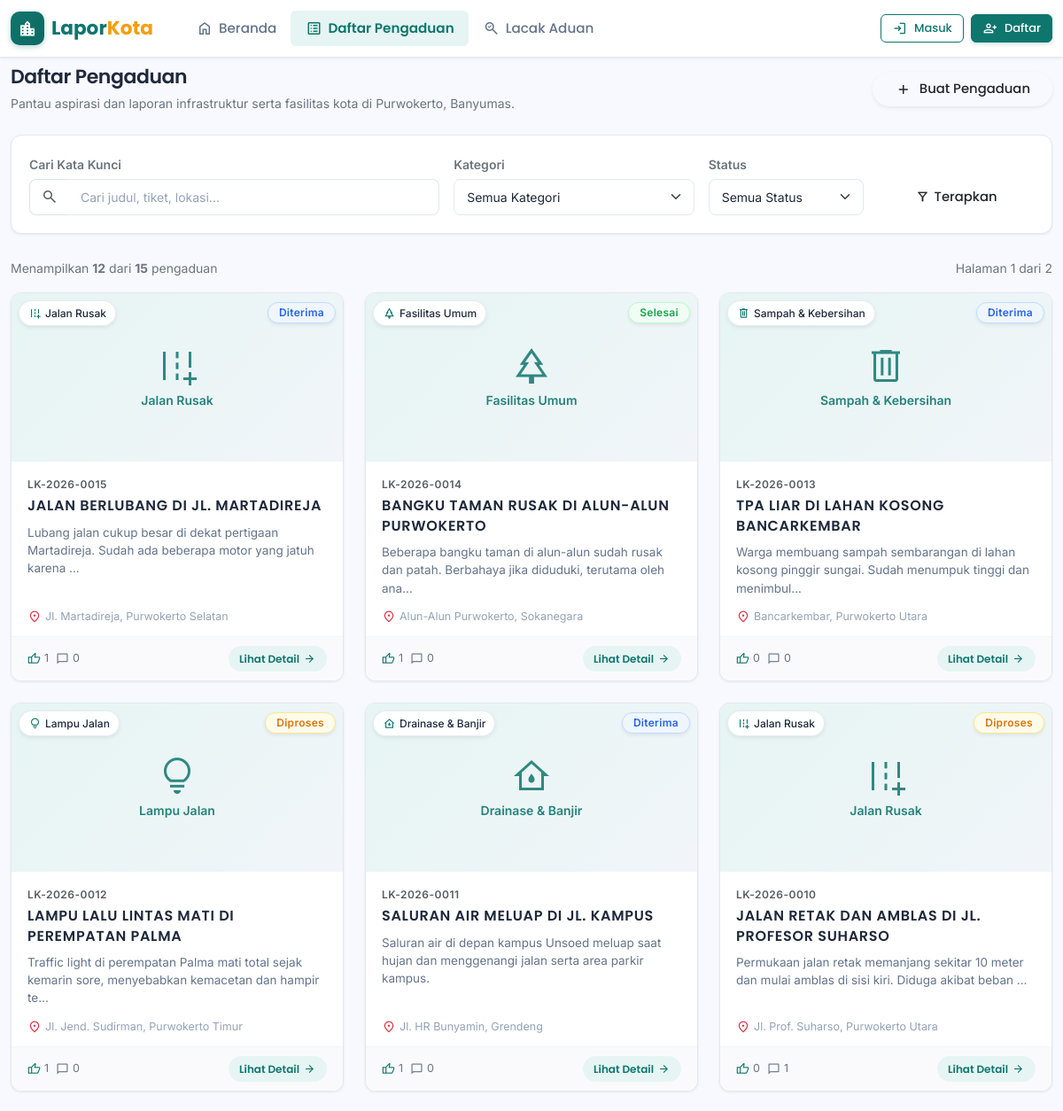
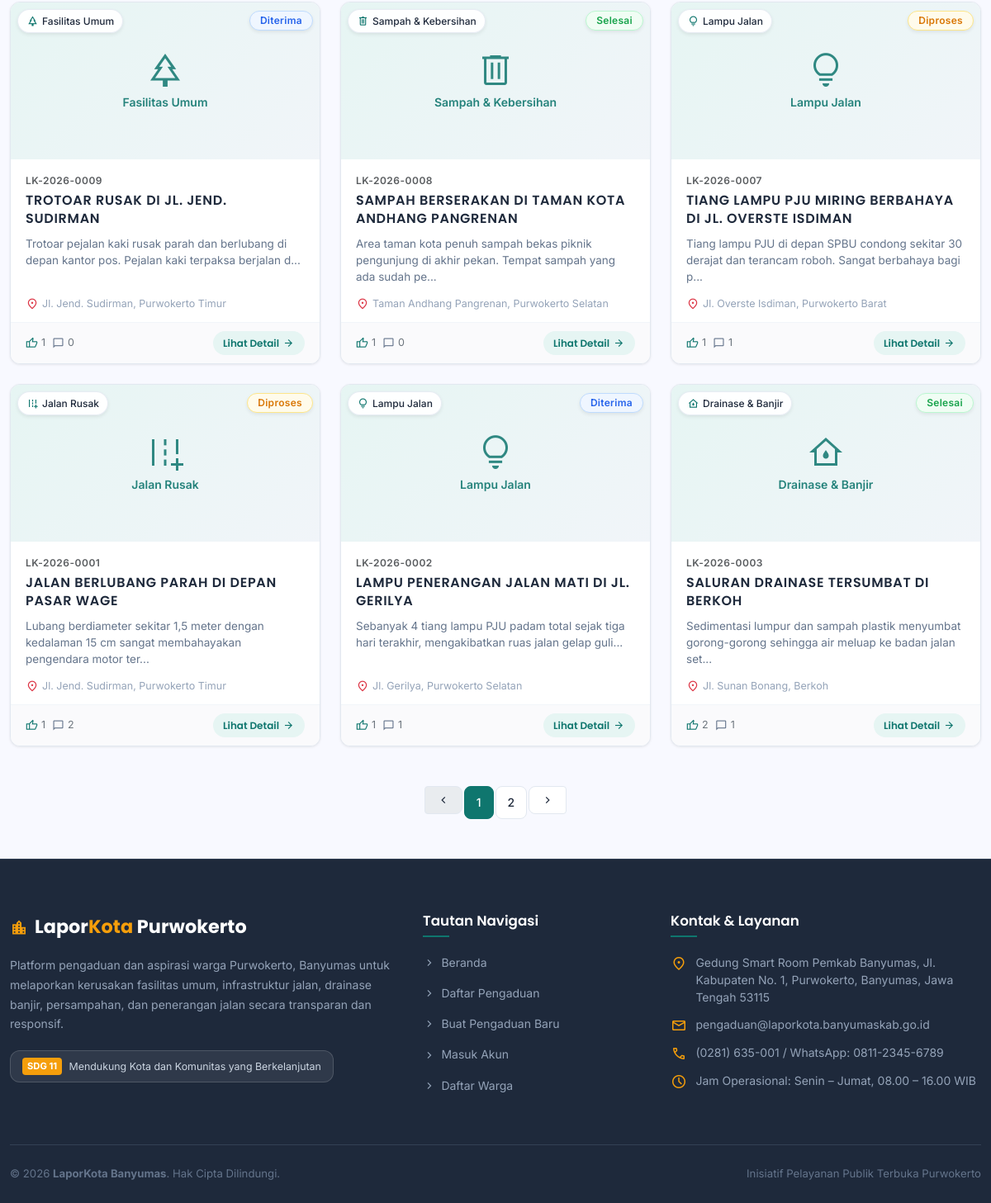
The page /user/complaint_list.php on the database its author committed (2 pictures, top to bottom).
### tables this page shows
CREATE TABLE complaints (
    id              INT AUTO_INCREMENT PRIMARY KEY,
    user_id         INT           NOT NULL,
    category_id     INT           NOT NULL,
    ticket_code     VARCHAR(20)   NOT NULL UNIQUE,
    title           VARCHAR(255)  NOT NULL,
    description     TEXT          NOT NULL,
    address         VARCHAR(500)  NOT NULL,
    latitude        DECIMAL(10,8) DEFAULT NULL,
    longitude       DECIMAL(11,8) DEFAULT NULL,
    photo           VARCHAR(255)  DEFAULT NULL,
    status          ENUM('Diterima','Diproses','Selesai','Ditolak') NOT NULL DEFAULT 'Diterima',
    admin_response  TEXT          DEFAULT NULL,
    created_at      DATETIME      NOT NULL DEFAULT CURRENT_TIMESTAMP,
    updated_at      DATETIME      NOT NULL DEFAULT CURRENT_TIMESTAMP ON UPDATE CURRENT_TIMESTAMP,
    FOREIGN KEY (user_id)     REFERENCES users(id)      ON DELETE CASCADE,
    FOREIGN KEY (category_id) REFERENCES categories(id) ON DELETE RESTRICT,
    INDEX idx_status   (status),
    INDEX idx_user     (user_id),
    INDEX idx_category (category_id),
    INDEX idx_created  (created_at)
);

CREATE TABLE categories (
    id          INT AUTO_INCREMENT PRIMARY KEY,
    name        VARCHAR(100)  NOT NULL UNIQUE,
    icon        VARCHAR(50)   DEFAULT 'category',
    created_at  DATETIME      NOT NULL DEFAULT CURRENT_TIMESTAMP
);

### includes/helpers.php (called while the page is built, shortened)
<?php
function e($str) {
    return htmlspecialchars($str ?? '', ENT_QUOTES, 'UTF-8');
}
function base_url($path = '') {
    return '/aduan-kota/' . ltrim($path, '/');
}
function paginate($totalRows, $perPage, $currentPage) {
    $totalPages = max(1, ceil($totalRows / $perPage));
    $currentPage = max(1, min($currentPage, $totalPages));
    $offset = ($currentPage - 1) * $perPage;
    return [
        'total_rows'   => $totalRows,
        'per_page'     => $perPage,
        'current_page' => $currentPage,
        'total_pages'  => $totalPages,
        'offset'       => $offset
    ];
}
function statusBadgeClass($status) {
    switch ($status) {
        case 'Diterima': return 'badge-diterima';
        case 'Diproses': return 'badge-diproses';
        case 'Selesai':  return 'badge-selesai';
    }
}

### user/complaint_list.php (the view, shortened to what this page needs)
<?php
require_once __DIR__ . '/../includes/auth.php';
require_once __DIR__ . '/../includes/helpers.php';
$q = isset($_GET['q']) ? trim($_GET['q']) : '';
$categoryFilter = isset($_GET['category']) && $_GET['category'] !== '' ? (int)$_GET['category'] : 0;
$validStatuses = ['Diterima', 'Diproses', 'Selesai', 'Ditolak'];
$statusFilter = isset($_GET['status']) && in_array($_GET['status'], $validStatuses, true) ? $_GET['status'] : '';
$currentPage = isset($_GET['page']) ? max(1, (int)$_GET['page']) : 1;
$whereClauses = [];
$params = [];
$types = '';
$whereSql = !empty($whereClauses) ? 'WHERE ' . implode(' AND ', $whereClauses) : '';
$countSql = "SELECT COUNT(*) AS total FROM complaints c " . $whereSql;
$countStmt = $conn->prepare($countSql);
$countStmt->execute();
$totalRows = (int)$countStmt->get_result()->fetch_assoc()['total'];
$perPage = 12;
$pagination = paginate($totalRows, $perPage, $currentPage);
$limit = $pagination['per_page'];
$offset = $pagination['offset'];
$dataSql = "
    SELECT c.id, c.user_id, c.category_id, c.ticket_code, c.title, c.description, c.address, c.photo, c.status, c.created_at,
           cat.name AS category_name, cat.icon AS category_icon,
           (SELECT COUNT(*) FROM upvotes u WHERE u.complaint_id = c.id) AS upvote_count,
           (SELECT COUNT(*) FROM comments cm WHERE cm.complaint_id = c.id) AS comment_count
    FROM complaints c
    JOIN categories cat ON c.category_id = cat.id
    " . $whereSql . "
    ORDER BY c.created_at DESC
    LIMIT ? OFFSET ?
";
$dataStmt = $conn->prepare($dataSql);
$dataTypes = $types . 'ii';
$dataParams = array_merge($params, [$limit, $offset]);
$dataStmt->bind_param($dataTypes, ...$dataParams);
$dataStmt->execute();
$complaints = $dataStmt->get_result()->fetch_all(MYSQLI_ASSOC);
function buildPaginationUrl($targetPage) {
    $query = $_GET;
    $query['page'] = $targetPage;
    return '?' . http_build_query($query);
}
if (file_exists(__DIR__ . '/../includes/header.php')) {
    include __DIR__ . '/../includes/header.php';
}
?>
<div class="container py-2" style="max-width: 1200px;">
    <div class="complaint-list-hero d-flex flex-column flex-md-row justify-content-between align-items-md-center gap-3">
        <div>
            <h1 class="h3 font-heading mb-1" style="color: #1E293B;">Daftar Pengaduan</h1>
            <p class="text-secondary mb-0 small">Pantau aspirasi dan laporan infrastruktur serta fasilitas kota di Purwokerto, Banyumas.</p>
        </div>
        <div>
            <a href="<?= base_url('user/complaint_create.php') ?>" class="btn btn-primary-teal rounded-pill px-4 py-2 d-inline-flex align-items-center gap-2 shadow-sm">
                <span class="material-symbols-outlined" style="font-size: 20px;">add</span>
                <span>Buat Pengaduan</span>
            </a>
        </div>
    </div>
    <div class="filter-card">
        <form method="GET" action="<?= base_url('user/complaint_list.php') ?>" class="row g-3 align-items-end">
            <div class="col-12 col-md-5">
                <label for="searchQuery" class="form-label small fw-semibold text-secondary mb-1">Cari Kata Kunci</label>
                <div class="input-group">
                    <span class="input-group-text bg-white border-end-0 text-muted" style="border-radius: 8px 0 0 8px;">
                        <span class="material-symbols-outlined" style="font-size: 20px;">search</span>
                    </span>
                    <input type="text"
                           name="q"
                           id="searchQuery"
                           class="form-control border-start-0"
                           style="border-radius: 0 8px 8px 0;"
                           placeholder="Cari judul, tiket, lokasi..."
                           value="<?= e($q) ?>">
                </div>
            </div>
            <div class="col-12 col-sm-6 col-md-3">
                <label for="categorySelect" class="form-label small fw-semibold text-secondary mb-1">Kategori</label>
                <select name="category" id="categorySelect" class="form-select">
                    <option value="">Semua Kategori</option>
                </select>
            </div>
            <div class="col-12 col-sm-6 col-md-2">
                <label for="statusSelect" class="form-label small fw-semibold text-secondary mb-1">Status</label>
                <select name="status" id="statusSelect" class="form-select">
                    <option value="">Semua Status</option>
                </select>
            </div>
            <div class="col-12 col-md-2 d-flex gap-2">
                <button type="submit" class="btn btn-primary-teal flex-grow-1 d-flex align-items-center justify-content-center gap-1" style="border-radius: 8px; padding: 9px 12px;">
                    <span class="material-symbols-outlined" style="font-size: 18px;">filter_alt</span>
                    <span>Terapkan</span>
                </button>
            </div>
        </form>
    </div>
    <div class="d-flex justify-content-between align-items-center mb-3 text-secondary small">
        <div>
            Menampilkan <strong><?= count($complaints) ?></strong> dari <strong><?= $totalRows ?></strong> pengaduan
        </div>
        <div>
            Halaman <?= $pagination['current_page'] ?> dari <?= $pagination['total_pages'] ?>
        </div>
    </div>
    <?php if (empty($complaints)): ?>
        <div class="empty-state-box">
            <span class="material-symbols-outlined empty-state-icon">inbox</span>
            <h3 class="h5 font-heading text-dark mb-2">Tidak ada pengaduan ditemukan</h3>
            <p class="text-secondary small mb-4" style="max-width: 440px; margin-left: auto; margin-right: auto;">
                Kami tidak menemukan pengaduan yang sesuai dengan kriteria pencarian atau filter yang Anda pilih. Silakan sesuaikan kata kunci atau bersihkan filter.
            </p>
            <div class="d-flex justify-content-center gap-2">
                <?php if ($q !== '' || $categoryFilter > 0 || $statusFilter !== ''): ?>
                    <a href="<?= base_url('user/complaint_list.php') ?>" class="btn btn-outline-teal rounded-pill px-4">
                        Reset Filter
                    </a>
                <?php endif; ?>
                <a href="<?= base_url('user/complaint_create.php') ?>" class="btn btn-primary-teal rounded-pill px-4">
                    Tulis Pengaduan Baru
                </a>
            </div>
        </div>
    <?php else: ?>
        <div class="row row-cols-1 row-cols-md-2 row-cols-lg-3 g-4 mb-5">
            <?php foreach ($complaints as $c): ?>
                <?php
                $hasPhoto = !empty($c['photo']);
                $photoPath = $hasPhoto ? base_url('uploads/' . $c['photo']) : null;
                $statusClass = statusBadgeClass($c['status']);
                $rawDesc = $c['description'];
                $truncatedDesc = mb_strlen($rawDesc) > 100 ? mb_substr($rawDesc, 0, 100) . '...' : $rawDesc;
                ?>
                <div class="col">
                    <div class="complaint-card">
                        <div class="complaint-img-wrapper">
                            <a href="<?= base_url('user/complaint_detail.php?id=' . (int)$c['id']) ?>" class="d-block w-100 h-100 text-decoration-none">
                                <?php if ($hasPhoto): ?>
                                    <img src="<?= e($photoPath) ?>" alt="<?= e($c['title']) ?>" class="complaint-img" loading="lazy">
                                <?php else: ?>
                                    <div class="complaint-placeholder">
                                        <span class="material-symbols-outlined" style="font-size: 48px; opacity: 0.85;">
                                        </span>
                                        <span class="small fw-semibold mt-1" style="opacity: 0.9;"><?= e($c['category_name']) ?></span>
                                    </div>
                                <?php endif; ?>
                            </a>
                            <div class="position-absolute top-0 start-0 m-2">
                                <span class="badge-category-pill shadow-sm">
                                    <span class="material-symbols-outlined me-1" style="font-size: 15px; color: var(--primary-teal, #0F766E);">
                                    </span>
                                    <span><?= e($c['category_name']) ?></span>
                                </span>
                            </div>
                            <div class="position-absolute top-0 end-0 m-2">
                                <span class="badge badge-status-pill <?= e($statusClass) ?> shadow-sm">
                                    <?= e($c['status']) ?>
                                </span>
                            </div>
                        </div>
                        <div class="complaint-body">
                            <div class="text-muted small fw-semibold mb-1" style="font-size: 12px; letter-spacing: 0.5px;">
                                <a href="<?= base_url('user/complaint_detail.php?ticket=' . urlencode($c['ticket_code'])) ?>" class="text-decoration-none text-muted">
                                    <?= e($c['ticket_code']) ?>
                                </a>
                            </div>
                            <h2 class="h6 mb-0">
                                <a href="<?= base_url('user/complaint_detail.php?id=' . (int)$c['id']) ?>" class="complaint-title-link">
                                    <?= e($c['title']) ?>
                                </a>
                            </h2>
                            <p class="complaint-desc">
                                <?= e($truncatedDesc) ?>
                            </p>
                            <div class="complaint-address">
                                <span class="material-symbols-outlined text-danger" style="font-size: 16px;">location_on</span>
                                <span class="text-truncate"><?= e($c['address']) ?></span>
                            </div>
                        </div>
                        <div class="complaint-footer d-flex align-items-center justify-content-between flex-wrap gap-2">
                            <div class="d-flex align-items-center gap-2">
                                <span class="d-flex align-items-center gap-1 text-secondary small" title="Dukungan Warga" style="font-size: 12.5px;">
                                    <span class="material-symbols-outlined" style="font-size: 15px; color: #0F766E;">thumb_up</span>
                                    <span><?= (int)$c['upvote_count'] ?></span>
                                </span>
                                <span class="d-flex align-items-center gap-1 text-secondary small" title="Jumlah Komentar" style="font-size: 12.5px;">
                                    <span class="material-symbols-outlined" style="font-size: 15px; color: #64748B;">chat_bubble_outline</span>
                                    <span><?= (int)$c['comment_count'] ?></span>
                                </span>
                            </div>
                            <a href="<?= base_url('user/complaint_detail.php?id=' . (int)$c['id']) ?>" class="btn-detail-pill" title="Buka Detail Aduan dan Komentar">
                                <span>Lihat Detail</span>
                                <span class="material-symbols-outlined">arrow_forward</span>
                            </a>
                        </div>
                    </div>
                </div>
            <?php endforeach; ?>
        </div>
        <?php if ($pagination['total_pages'] > 1): ?>
            <nav aria-label="Navigasi Halaman Pengaduan" class="d-flex justify-content-center my-4">
                <ul class="pagination pagination-sm flex-wrap justify-content-center">
                    <?php if ($pagination['current_page'] > 1): ?>
                        <li class="page-item">
                            <a class="page-link d-flex align-items-center" href="<?= e(buildPaginationUrl($pagination['current_page'] - 1)) ?>" aria-label="Sebelumnya">
                                <span class="material-symbols-outlined" style="font-size: 16px;">chevron_left</span>
                            </a>
                        </li>
                    <?php else: ?>
                        <li class="page-item disabled">
                            <span class="page-link d-flex align-items-center">
                                <span class="material-symbols-outlined" style="font-size: 16px;">chevron_left</span>
                            </span>
                        </li>
                    <?php endif; ?>
                    <?php
                    $startPage = max(1, $pagination['current_page'] - 2);
                    $endPage = min($pagination['total_pages'], $pagination['current_page'] + 2);
                    for ($p = $startPage; $p <= $endPage; $p++):
                    ?>
                        <li class="page-item <?= $p === $pagination['current_page'] ? 'active' : '' ?>">
                            <a class="page-link" href="<?= e(buildPaginationUrl($p)) ?>"><?= $p ?></a>
                        </li>
                    <?php
                    endfor;
                    ?>
                    <?php if ($pagination['current_page'] < $pagination['total_pages']): ?>
                        <li class="page-item">
                            <a class="page-link d-flex align-items-center" href="<?= e(buildPaginationUrl($pagination['current_page'] + 1)) ?>" aria-label="Berikutnya">
                                <span class="material-symbols-outlined" style="font-size: 16px;">chevron_right</span>
                            </a>
                        </li>
                    <?php endif; ?>
                </ul>
            </nav>
        <?php endif; ?>
    <?php endif; ?>
</div>
<?php
if (file_exists(__DIR__ . '/../includes/footer.php')) {
    include __DIR__ . '/../includes/footer.php';
}
?>

### rows shown on the page
complaints: category.name "Jalan Rusak", status "Diterima", ticket_code "LK-2026-0015", title "JALAN BERLUBANG DI JL. MARTADIREJA", description "Lubang jalan cukup besar di dekat pertigaan Martadireja. Sudah ada beberapa motor yang jatuh karena ...", address "Jl. Martadireja, Purwokerto Selatan", upvote_count "1", comment_count "0"
complaints: category.name "Fasilitas Umum", status "Selesai", ticket_code "LK-2026-0014", title "BANGKU TAMAN RUSAK DI ALUN-ALUN PURWOKERTO", description "Beberapa bangku taman di alun-alun sudah rusak dan patah. Berbahaya jika diduduki, terutama oleh ana...", address "Alun-Alun Purwokerto, Sokanegara", upvote_count "1", comment_count "0"
complaints: category.name "Sampah & Kebersihan", status "Diterima", ticket_code "LK-2026-0013", title "TPA LIAR DI LAHAN KOSONG BANCARKEMBAR", description "Warga membuang sampah sembarangan di lahan kosong pinggir sungai. Sudah menumpuk tinggi dan menimbul...", address "Bancarkembar, Purwokerto Utara", upvote_count "0", comment_count "0"
complaints: category.name "Lampu Jalan", status "Diproses", ticket_code "LK-2026-0012", title "LAMPU LALU LINTAS MATI DI PEREMPATAN PALMA", description "Traffic light di perempatan Palma mati total sejak kemarin sore, menyebabkan kemacetan dan hampir te...", address "Jl. Jend. Sudirman, Purwokerto Timur", upvote_count "1", comment_count "0"
complaints: category.name "Drainase & Banjir", status "Diterima", ticket_code "LK-2026-0011", title "SALURAN AIR MELUAP DI JL. KAMPUS", description "Saluran air di depan kampus Unsoed meluap saat hujan dan menggenangi jalan serta area parkir kampus.", address "Jl. HR Bunyamin, Grendeng", upvote_count "1", comment_count "0"
complaints: category.name "Jalan Rusak", status "Diproses", ticket_code "LK-2026-0010", title "JALAN RETAK DAN AMBLAS DI JL. PROFESOR SUHARSO", description "Permukaan jalan retak memanjang sekitar 10 meter dan mulai amblas di sisi kiri. Diduga akibat beban ...", address "Jl. Prof. Suharso, Purwokerto Utara", upvote_count "0", comment_count "1"
complaints: category.name "Fasilitas Umum", status "Diterima", ticket_code "LK-2026-0009", title "TROTOAR RUSAK DI JL. JEND. SUDIRMAN", description "Trotoar pejalan kaki rusak parah dan berlubang di depan kantor pos. Pejalan kaki terpaksa berjalan d...", address "Jl. Jend. Sudirman, Purwokerto Timur", upvote_count "1", comment_count "0"
complaints: category.name "Sampah & Kebersihan", status "Selesai", ticket_code "LK-2026-0008", title "SAMPAH BERSERAKAN DI TAMAN KOTA ANDHANG PANGRENAN", description "Area taman kota penuh sampah bekas piknik pengunjung di akhir pekan. Tempat sampah yang ada sudah pe...", address "Taman Andhang Pangrenan, Purwokerto Selatan", upvote_count "1", comment_count "0"
complaints: category.name "Lampu Jalan", status "Diproses", ticket_code "LK-2026-0007", title "TIANG LAMPU PJU MIRING BERBAHAYA DI JL. OVERSTE ISDIMAN", description "Tiang lampu PJU di depan SPBU condong sekitar 30 derajat dan terancam roboh. Sangat berbahaya bagi p...", address "Jl. Overste Isdiman, Purwokerto Barat", upvote_count "1", comment_count "1"
complaints: category.name "Jalan Rusak", status "Diproses", ticket_code "LK-2026-0001", title "JALAN BERLUBANG PARAH DI DEPAN PASAR WAGE", description "Lubang berdiameter sekitar 1,5 meter dengan kedalaman 15 cm sangat membahayakan pengendara motor ter...", address "Jl. Jend. Sudirman, Purwokerto Timur", upvote_count "1", comment_count "2"
complaints: category.name "Lampu Jalan", status "Diterima", ticket_code "LK-2026-0002", title "LAMPU PENERANGAN JALAN MATI DI JL. GERILYA", description "Sebanyak 4 tiang lampu PJU padam total sejak tiga hari terakhir, mengakibatkan ruas jalan gelap guli...", address "Jl. Gerilya, Purwokerto Selatan", upvote_count "1", comment_count "1"
complaints: category.name "Drainase & Banjir", status "Selesai", ticket_code "LK-2026-0003", title "SALURAN DRAINASE TERSUMBAT DI BERKOH", description "Sedimentasi lumpur dan sampah plastik menyumbat gorong-gorong sehingga air meluap ke badan jalan set...", address "Jl. Sunan Bonang, Berkoh", upvote_count "2", comment_count "1"

### other values the page prints
count($complaints) "12"
$totalRows "15"
$pagination['current_page'] "1"
$pagination['total_pages'] "2"
